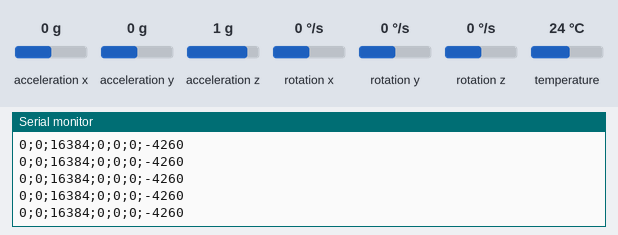
This sketch was run on a simulated ESP32-S3. Shown: the last lines printed to the serial monitor. The test bench sets the inputs (shaded band); at power-on: acceleration x 0 g, acceleration y 0 g, acceleration z 1 g, rotation x 0 °/s, rotation y 0 °/s, rotation z 0 °/s, temperature 24 °C.

Above: at 1.2 s.
1.3 s: acceleration x set to -1.4 g
At 1.36 s:
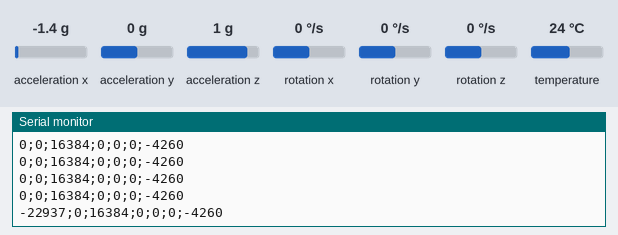
2.8 s: acceleration y set to -1.4 g
At 2.81 s:
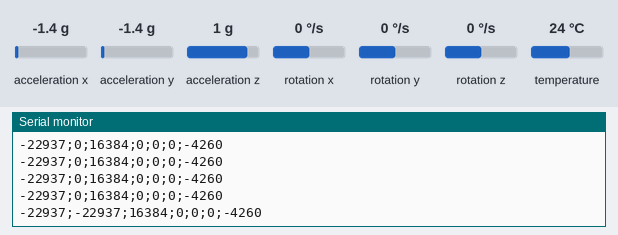
4.3 s: acceleration z set to -1.4 g
At 4.37 s:
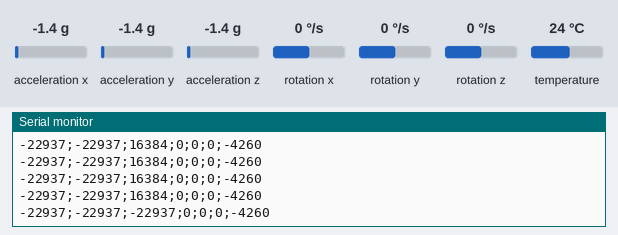
5.8 s: rotation x set to -192 °/s
At 5.83 s:
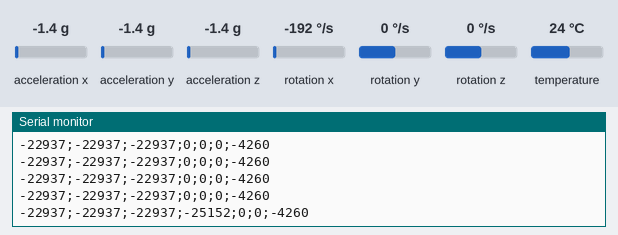
7.3 s: rotation y set to -192 °/s
At 7.38 s:
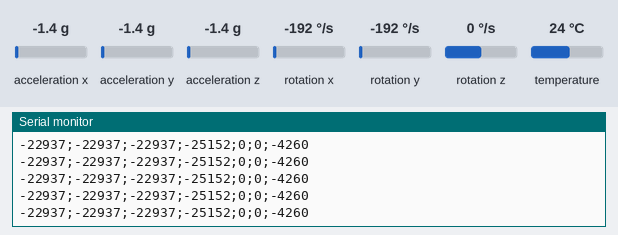

Measured:
- after the input at 1.3 s, the serial monitor: prints a new line after 0.05 s (image 1)
- after the input at 2.8 s, the serial monitor: prints a new line at once (image 2)
- after the input at 4.3 s, the serial monitor: prints a new line after 0.07 s (image 3)
- after the input at 5.8 s, the serial monitor: prints a new line at once (image 4)

The sketch:

MPU6050Test.ino
```cpp
#include <Wire.h>
#include <MPU6050.h>

#define SDA_PIN 8
#define SCL_PIN 18

MPU6050 mpu;

void setup() {
  Serial.begin(115200);

  Wire.begin(SDA_PIN, SCL_PIN);
  mpu.initialize();

  if (!mpu.testConnection()) {
    Serial.println("MPU6050 connection failed");
    while (1);
  } else {
    Serial.println("MPU6050 connection successful");
  }
}

void loop() {
  int16_t ax, ay, az;
  int16_t gx, gy, gz;
  int16_t temp;

  mpu.getMotion6(&ax, &ay, &az, &gx, &gy, &gz);
  temp = mpu.getTemperature();

  Serial.print(ax); Serial.print(";");
  Serial.print(ay); Serial.print(";");
  Serial.print(az); Serial.print(";");
  Serial.print(gx); Serial.print(";");
  Serial.print(gy); Serial.print(";");
  Serial.print(gz); Serial.print(";");
  Serial.print(temp); Serial.println();

  delay(100);
}
```
